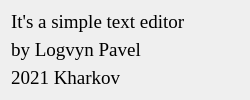
<?xml version="1.0" encoding="UTF-8"?>
<ui version="4.0">
 <class>aboutDialog</class>
 <widget class="QDialog" name="aboutDialog">
  <property name="geometry">
   <rect>
    <x>0</x>
    <y>0</y>
    <width>250</width>
    <height>100</height>
   </rect>
  </property>
  <property name="minimumSize">
   <size>
    <width>250</width>
    <height>100</height>
   </size>
  </property>
  <property name="maximumSize">
   <size>
    <width>250</width>
    <height>100</height>
   </size>
  </property>
  <property name="windowTitle">
   <string>About</string>
  </property>
  <layout class="QVBoxLayout" name="verticalLayout">
   <item>
    <widget class="QLabel" name="label">
     <property name="font">
      <font>
       <family>Times New Roman</family>
       <pointsize>14</pointsize>
      </font>
     </property>
     <property name="text">
      <string>It's a simple text editor</string>
     </property>
    </widget>
   </item>
   <item>
    <widget class="QLabel" name="label_2">
     <property name="font">
      <font>
       <family>Times New Roman</family>
       <pointsize>14</pointsize>
      </font>
     </property>
     <property name="text">
      <string>by Logvyn Pavel</string>
     </property>
    </widget>
   </item>
   <item>
    <widget class="QLabel" name="label_3">
     <property name="font">
      <font>
       <family>Times New Roman</family>
       <pointsize>14</pointsize>
      </font>
     </property>
     <property name="text">
      <string>2021 Kharkov</string>
     </property>
    </widget>
   </item>
  </layout>
 </widget>
 <resources/>
 <connections/>
</ui>
